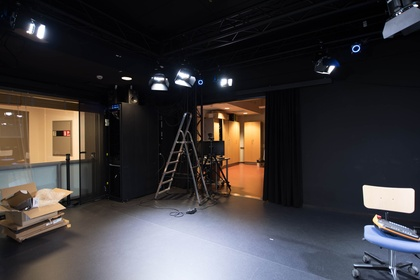
%> input picture DSC_4105.jpg, 420 x 280 px, shrunk from 3000 x 2003 before the run
$ octave main.m   (GNU Octave 9; MATLAB toolbox functions it lacks are replaced by stand-ins)
%> lines starting %> are read from the running program, lines starting %| are printed output that depends on the picture
### frqals.m
function H = frqals

[f1, f2] = freqspace([50 50]);

x = f1;
y = f1;

x(abs(f1) <= 0.5) = 1;
x(abs(f1) > 0.5) = 0;

y(abs(f2) <= 0.5) = 1;
y(abs(f2) > 0.5) = 0;

M = x'*y;

M2 = fspecial('gaussian', [50 50], 10);

M2 = M2./max(M2(:));
H = fwind2(M, M2);

### main.m
%Image based rendering from 360 photos

clc; clearvars; close all;

%Read images from dataset
front = imread('DSC_4105.jpg');
%> front is the input picture: size 280x420x3 uint8; mean R, G, B 62, 58.4, 60.1
left = imread('DSC_4108.jpg');
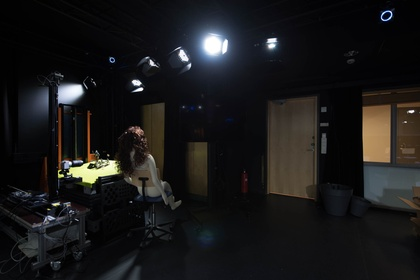
%> input picture DSC_4108.jpg, 420 x 280 px, shrunk from 3000 x 2003 before the run
%> left is the input picture: size 280x420x3 uint8; mean R, G, B 25.5, 25, 25.2
right = imread('DSC_4106.jpg');
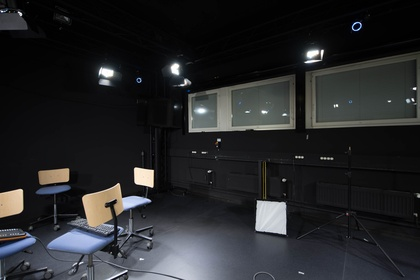
%> input picture DSC_4106.jpg, 420 x 280 px, shrunk from 3000 x 2003 before the run
%> right is the input picture: size 280x420x3 uint8; mean R, G, B 38.7, 39.7, 41.6
back = imread('DSC_4107.jpg');
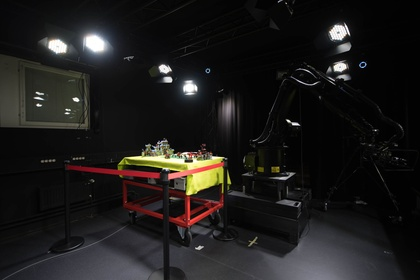
%> input picture DSC_4107.jpg, 420 x 280 px, shrunk from 3000 x 2003 before the run
%> back is the input picture: size 280x420x3 uint8; mean R, G, B 29.8, 28.2, 27.1

%Creating odd columns for images
front = front(:, 1:end-1, :);
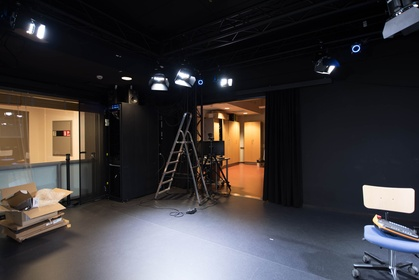
%> front: size 280x419x3 uint8; mean R, G, B 62.1, 58.5, 60.1
right = right(:, 1:end-1, :);
%> right: size 280x419x3 uint8
back = back(:, 1:end-1, :);
%> back: size 280x419x3 uint8
left = left(:, 1:end-1, :);
%> left: size 280x419x3 uint8
%> the run ends on the next line

%Filter for aliasing
H = frqals;
